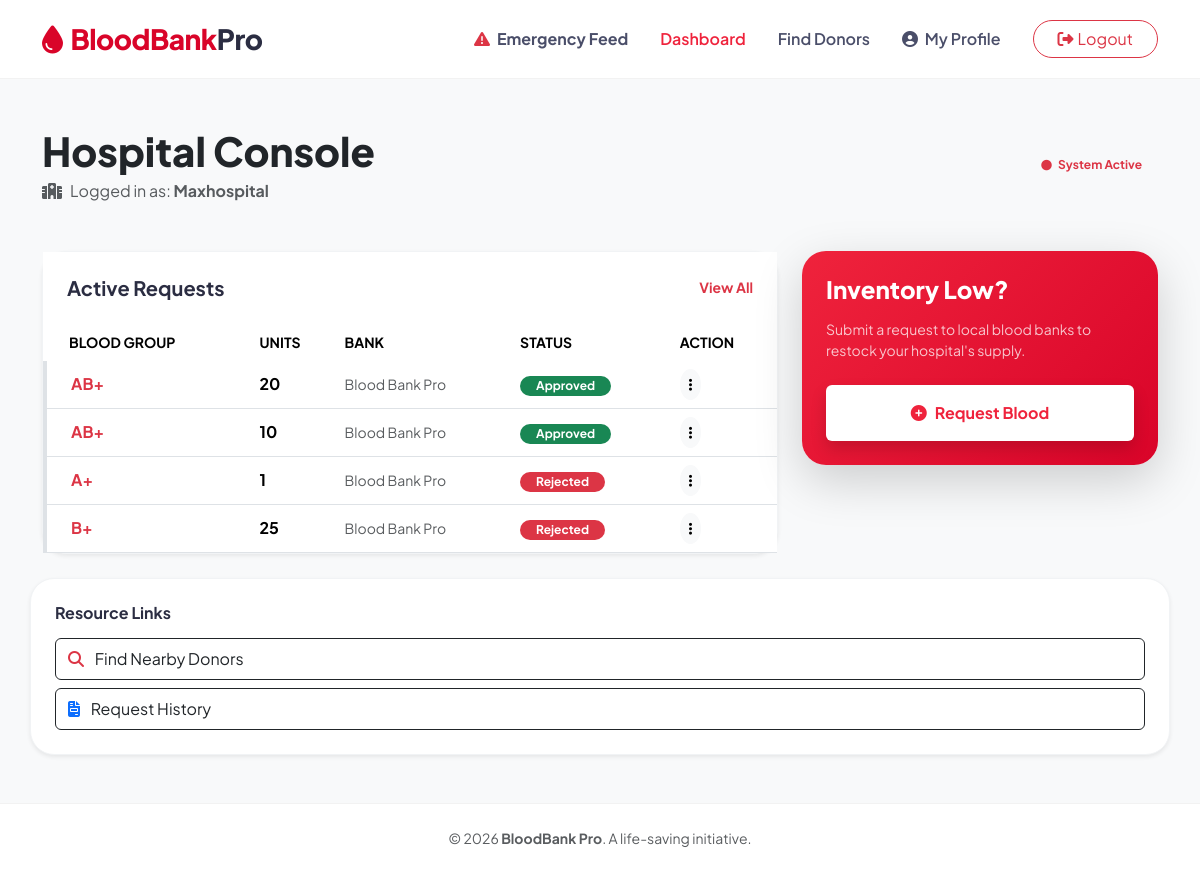
/dashboard/ (signed in), run on the app's committed database.
### blood/models.py (models this page shows, shortened)
class User(AbstractUser):
    ROLE_CHOICES = (('admin', 'Admin'), ('donor', 'Donor'), ('hospital', 'Hospital'))
    BLOOD_GROUP_CHOICES = (('A+', 'A+'), ('A-', 'A-'), ('B+', 'B+'), ('B-', 'B-'),
                           ('AB+', 'AB+'), ('AB-', 'AB-'), ('O+', 'O+'), ('O-', 'O-'))
    role = models.CharField(max_length=10, choices=ROLE_CHOICES, default='donor')
    blood_group = models.CharField(max_length=5, blank=True, null=True, choices=BLOOD_GROUP_CHOICES)
    location = models.CharField(max_length=100, blank=True, null=True)
    phone = models.CharField(max_length=15, blank=True, null=True)
    is_available = models.BooleanField(default=True)  # For donor availability
    donation_count = models.PositiveIntegerField(default=0)

class BloodRequest(models.Model):
    STATUS_CHOICES = (('pending', 'Pending'), ('approved', 'Approved'), ('rejected', 'Rejected'))
    hospital = models.ForeignKey(User, on_delete=models.CASCADE, limit_choices_to={'role': 'hospital'}, related_name='blood_requests')
    blood_bank = models.ForeignKey(BloodBank, on_delete=models.CASCADE)
    blood_group = models.CharField(max_length=3)
    units_needed = models.IntegerField()
    urgency = models.CharField(max_length=20, choices=(('normal', 'Normal'), ('urgent', 'Urgent')), default='normal')
    status = models.CharField(max_length=10, choices=STATUS_CHOICES, default='pending')
    created_at = models.DateTimeField(auto_now_add=True)

class BloodBank(models.Model):
    name = models.CharField(max_length=200)
    location = models.CharField(max_length=100)
    contact = models.CharField(max_length=15)
    created_by = models.ForeignKey(User, on_delete=models.CASCADE)

### blood/views.py (the view, shortened to what this page needs)
# urls.py: path('dashboard/', views.dashboard, name='dashboard'),
@login_required
def dashboard(request):
    role = request.user.role
    if role == 'admin' or request.user.is_staff:
        total_inventory = BloodInventory.objects.aggregate(Sum('units_available'))['units_available__sum'] or 0
        pending_req_count = BloodRequest.objects.filter(status='pending').count()
        pending_don_count = DonationRequest.objects.filter(status='pending').count()
        context = {
        'total_donors': User.objects.filter(role='donor').count(),
        'total_hospitals': User.objects.filter(role='hospital').count(),
        'inventory': BloodInventory.objects.all(),
        'recent_requests': BloodRequest.objects.filter(status='pending')[:10],
        'pending_donations': DonationRequest.objects.filter(status='pending')[:10],
        'stats': {
            'total_inventory': total_inventory,
            'pending_requests': pending_req_count,
            'pending_donations': pending_don_count,
        }
    }
        return render(request, 'blood/admin_dashboard.html', context)
    elif role == 'hospital':
        my_requests = BloodRequest.objects.filter(hospital=request.user).order_by('-created_at')
        print(f"DEBUG: Found {my_requests.count()} requests for user {request.user.username}")
        context = {
            'my_requests': my_requests,
            'blood_banks': BloodBank.objects.all()
        }
        return render(request, 'blood/hospital_dashboard.html', context)

### blood/templates/blood/hospital_dashboard.html (shortened to what this page needs)
{% extends 'blood/base.html' %}
{% block content %}
<div class="container py-4">
    <div class="row align-items-center mb-5">
        <div class="col-md-7">
            <h1 class="fw-800 text-dark mb-1">Hospital Console</h1>
            <p class="text-muted mb-0"><i class="fas fa-hospital-alt me-2"></i>Logged in as: <strong>{{ user.username|title }}</strong></p>
        </div>
        <div class="col-md-5 text-md-end mt-3 mt-md-0">
            <span class="badge bg-soft-danger text-danger px-3 py-2 rounded-pill fw-bold">
                <i class="fas fa-circle me-1 small"></i> System Active
            </span>
        </div>
    </div>
    <div class="row g-4">
        <div class="col-lg-8">
            <div class="glass-card shadow-sm h-100">
                <div class="card-header bg-white border-0 p-4 d-flex justify-content-between align-items-center">
                    <h5 class="fw-bold mb-0">Active Requests</h5>
                    <a href="#" class="text-danger text-decoration-none small fw-bold">View All</a>
                </div>
                <div class="card-body p-0">
                    <div class="table-responsive">
                        <table class="table table-hover mb-0">
                            <thead class="bg-light">
                                <tr class="small text-uppercase text-muted">
                                    <th class="ps-4 border-0">Blood Group</th>
                                    <th class="border-0">Units</th>
                                    <th class="border-0">Bank</th>
                                    <th class="border-0">Status</th>
                                    <th class="border-0">Action</th>
                                </tr>
                            </thead>
                            <tbody>
                                {% for request in my_requests %}
                                <tr class="request-row">
                                    <td class="ps-4 align-middle">
                                        <span class="fw-bold text-danger">{{ request.blood_group }}</span>
                                    </td>
                                    <td class="align-middle fw-bold">{{ request.units_needed }}</td>
                                    <td class="align-middle small text-muted">{{ request.blood_bank.name }}</td>
                                    <td class="align-middle">
                                        <span class="badge rounded-pill {% if request.status == 'approved' %}bg-success{% elif request.status == 'pending' %}bg-warning text-dark{% else %}bg-danger{% endif %} px-3">
                                            {{ request.status|title }}
                                        </span>
                                    </td>
                                    <td class="align-middle">
                                        <button class="btn btn-sm btn-light rounded-circle"><i class="fas fa-ellipsis-v"></i></button>
                                    </td>
                                </tr>
                                {% endfor %}
                            </tbody>
                        </table>
                    </div>
                </div>
            </div>
        </div>
<div class="col-lg-4">
    <div class="action-gradient shadow-lg p-4 mb-4" style="background: linear-gradient(135deg, #ef233c 0%, #d90429 100%); border-radius: 24px; color: white;">
        <h4 class="fw-800 mb-3">Inventory Low?</h4>
        <p class="small opacity-75 mb-4">Submit a request to local blood banks to restock your hospital's supply.</p>
        <a href="{% url 'create_blood_request' %}" class="btn btn-white w-100 py-3 rounded-15 fw-bold shadow">
            <i class="fas fa-plus-circle me-2"></i>Request Blood
        </a>
    </div>
</div>
            <div class="glass-card shadow-sm p-4">
    <h6 class="fw-bold mb-3">Resource Links</h6>
    <div class="d-grid gap-2">
        <a href="{% url 'search_donors' %}" class="btn btn-outline-dark text-start py-2 rounded-12 small">
            <i class="fas fa-search me-2 text-danger"></i> Find Nearby Donors
        </a>
        <a href="{% url 'request_history' %}" class="btn btn-outline-dark text-start py-2 rounded-12 small">
            <i class="fas fa-file-invoice me-2 text-primary"></i> Request History
        </a>
    </div>
</div>
        </div>
    </div>
{% endblock %}

### blood/templates/blood/base.html (shortened to what this page needs)
<!DOCTYPE html>
<html lang="en">
  <head>
    <link href="https://cdn.jsdelivr.net/npm/bootstrap@5.3.3/dist/css/bootstrap.min.css" rel="stylesheet" />
    <link href="https://cdnjs.cloudflare.com/ajax/libs/font-awesome/6.4.0/css/all.min.css" rel="stylesheet" />
  </head>
  <body>
    <nav class="navbar navbar-expand-lg sticky-top">
      <div class="container">
        <a class="navbar-brand fs-3" href="{% url 'home' %}">
    <i class="fas fa-droplet me-2"></i>BloodBank<span style="color: #2b2d42">Pro</span>
</a>
        <div class="collapse navbar-collapse" id="navbarNav">
          <ul class="navbar-nav ms-auto align-items-center">
            {% if user.is_authenticated %}
              <li class="nav-item">
                <a class="nav-link fw-bold {% if request.resolver_match.url_name == 'emergency_feed' %}active{% endif %}" href="{% url 'emergency_feed' %}">
                  <i class="fas fa-exclamation-triangle me-1 animate-pulse text-danger"></i> Emergency Feed
                </a>
              </li>
              <li class="nav-item">
                <a class="nav-link {% if request.resolver_match.url_name == 'dashboard' %}active{% endif %}" href="{% url 'dashboard' %}">Dashboard</a>
              </li>
              <li class="nav-item">
                <a class="nav-link {% if request.resolver_match.url_name == 'search_donors' %}active{% endif %}" href="{% url 'search_donors' %}">Find Donors</a>
              </li>
              <li class="nav-item">
                <a class="nav-link {% if request.resolver_match.url_name == 'profile' %}active{% endif %}" href="{% url 'profile' %}">
                  <i class="fas fa-user-circle me-1"></i> My Profile
                </a>
              </li>
              <li class="nav-item ms-lg-3">
                <a class="btn btn-outline-danger rounded-pill px-4" href="{% url 'logout' %}">
                  <i class="fas fa-sign-out-alt me-1"></i>Logout
                </a>
              </li>
            {% endif %}
          </ul>
        </div>
      </div>
    </nav>
    <main class="py-4">
      {% block content %}{% endblock %}
    </main>
    <footer class="py-4 mt-auto text-center">
      <div class="container">
        <p class="text-muted small mb-0">
          © 2026 <strong>BloodBank Pro</strong>. A life-saving initiative.
        </p>
      </div>
    </footer>
  </body>
</html>

### blood/templates/blood/base.html (style rules this page uses)
:root { --primary-red: #ef233c; --dark-red: #d90429; --soft-bg: #f8f9fa; --glass: rgba(255, 255, 255, 0.9); }
body { font-family: "Plus Jakarta Sans", sans-serif; background-color: var(--soft-bg); color: #2b2d42; min-height: 100vh; display: flex; flex-direction: column; }
.navbar { backdrop-filter: blur(10px); background: var(--glass); border-bottom: 1px solid rgba(0, 0, 0, 0.05); padding: 0.8rem 0; transition: all 0.3s ease; }
.navbar-brand { font-weight: 800; color: var(--dark-red) !important; letter-spacing: -0.5px; }
.nav-link { font-weight: 600; color: #4a4e69 !important; transition: all 0.3s ease; padding: 0.5rem 1rem !important; }
.nav-link:hover, .nav-link.active { color: var(--primary-red) !important; }
.animate-pulse { animation: pulse-red 2s infinite; }
main { flex: 1 0 auto; }
footer { background: white; border-top: 1px solid rgba(0,0,0,0.05); }

### blood/templates/blood/hospital_dashboard.html (style rules this page uses)
.glass-card { background: #fff; border-radius: 24px; border: 1px solid #f1f3f5; transition: all 0.3s ease; }
.action-gradient { background: linear-gradient(135deg, #ef233c 0%, #d90429 100%); border-radius: 24px; color: white; }
.request-row { border-left: 4px solid #dee2e6; transition: 0.2s; }
.fw-800 { font-weight: 800; }
.btn-white { background-color: #ffffff !important; color: #ef233c !important; border: none; transition: all 0.3s ease; }

### data on the page
User: username "Maxhospital"
BloodRequest: blood_group "AB+", units_needed "20", blood_bank.name "Blood Bank Pro", status "Approved"
BloodRequest: blood_group "AB+", units_needed "10", blood_bank.name "Blood Bank Pro", status "Approved"
BloodRequest: blood_group "A+", units_needed "1", blood_bank.name "Blood Bank Pro", status "Rejected"
BloodRequest: blood_group "B+", units_needed "25", blood_bank.name "Blood Bank Pro", status "Rejected"
